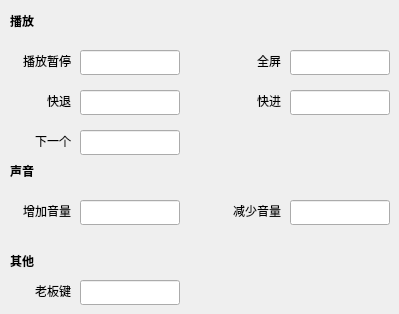
           <widget class="QWidget" name="page_6">
            <widget class="QLabel" name="label_68">
             <property name="geometry">
              <rect>
               <x>10</x>
               <y>10</y>
               <width>40</width>
               <height>21</height>
              </rect>
             </property>
             <property name="font">
              <font>
               <weight>75</weight>
               <bold>true</bold>
              </font>
             </property>
             <property name="text">
              <string>播放</string>
             </property>
            </widget>
            <widget class="QLabel" name="label_69">
             <property name="geometry">
              <rect>
               <x>10</x>
               <y>160</y>
               <width>40</width>
               <height>21</height>
              </rect>
             </property>
             <property name="font">
              <font>
               <weight>75</weight>
               <bold>true</bold>
              </font>
             </property>
             <property name="text">
              <string>声音</string>
             </property>
            </widget>
            <widget class="QLabel" name="label_70">
             <property name="geometry">
              <rect>
               <x>10</x>
               <y>250</y>
               <width>40</width>
               <height>21</height>
              </rect>
             </property>
             <property name="font">
              <font>
               <weight>75</weight>
               <bold>true</bold>
              </font>
             </property>
             <property name="text">
              <string>其他</string>
             </property>
            </widget>
            <widget class="QLabel" name="label_71">
             <property name="geometry">
              <rect>
               <x>20</x>
               <y>50</y>
               <width>51</width>
               <height>21</height>
              </rect>
             </property>
             <property name="text">
              <string>播放暂停</string>
             </property>
             <property name="alignment">
              <set>Qt::AlignRight|Qt::AlignTrailing|Qt::AlignVCenter</set>
             </property>
            </widget>
            <widget class="QLineEdit" name="lineEdit_pauseplayer">
             <property name="geometry">
              <rect>
               <x>80</x>
               <y>50</y>
               <width>100</width>
               <height>25</height>
              </rect>
             </property>
            </widget>
            <widget class="QLabel" name="label_72">
             <property name="geometry">
              <rect>
               <x>230</x>
               <y>50</y>
               <width>51</width>
               <height>21</height>
              </rect>
             </property>
             <property name="text">
              <string>全屏</string>
             </property>
             <property name="alignment">
              <set>Qt::AlignRight|Qt::AlignTrailing|Qt::AlignVCenter</set>
             </property>
            </widget>
            <widget class="QLineEdit" name="lineEdit_fullgreen">
             <property name="geometry">
              <rect>
               <x>290</x>
               <y>50</y>
               <width>100</width>
               <height>25</height>
              </rect>
             </property>
            </widget>
            <widget class="QLabel" name="label_73">
             <property name="geometry">
              <rect>
               <x>20</x>
               <y>90</y>
               <width>51</width>
               <height>21</height>
              </rect>
             </property>
             <property name="text">
              <string>快退</string>
             </property>
             <property name="alignment">
              <set>Qt::AlignRight|Qt::AlignTrailing|Qt::AlignVCenter</set>
             </property>
            </widget>
            <widget class="QLineEdit" name="lineEdit_fastreverse">
             <property name="geometry">
              <rect>
               <x>80</x>
               <y>90</y>
               <width>100</width>
               <height>25</height>
              </rect>
             </property>
            </widget>
            <widget class="QLabel" name="label_74">
             <property name="geometry">
              <rect>
               <x>230</x>
               <y>90</y>
               <width>51</width>
               <height>21</height>
              </rect>
             </property>
             <property name="text">
              <string>快进</string>
             </property>
             <property name="alignment">
              <set>Qt::AlignRight|Qt::AlignTrailing|Qt::AlignVCenter</set>
             </property>
            </widget>
            <widget class="QLineEdit" name="lineEdit_fastforward">
             <property name="geometry">
              <rect>
               <x>290</x>
               <y>90</y>
               <width>100</width>
               <height>25</height>
              </rect>
             </property>
            </widget>
            <widget class="QLabel" name="label_75">
             <property name="geometry">
              <rect>
               <x>20</x>
               <y>130</y>
               <width>51</width>
               <height>21</height>
              </rect>
             </property>
             <property name="text">
              <string>下一个</string>
             </property>
             <property name="alignment">
              <set>Qt::AlignRight|Qt::AlignTrailing|Qt::AlignVCenter</set>
             </property>
            </widget>
            <widget class="QLineEdit" name="lineEdit_next">
             <property name="geometry">
              <rect>
               <x>80</x>
               <y>130</y>
               <width>100</width>
               <height>25</height>
              </rect>
             </property>
            </widget>
            <widget class="QLabel" name="label_76">
             <property name="geometry">
              <rect>
               <x>20</x>
               <y>200</y>
               <width>51</width>
               <height>21</height>
              </rect>
             </property>
             <property name="text">
              <string>增加音量</string>
             </property>
             <property name="alignment">
              <set>Qt::AlignRight|Qt::AlignTrailing|Qt::AlignVCenter</set>
             </property>
            </widget>
            <widget class="QLineEdit" name="lineEdit_volumeup">
             <property name="geometry">
              <rect>
               <x>80</x>
               <y>200</y>
               <width>100</width>
               <height>25</height>
              </rect>
             </property>
             <property name="text">
              <string/>
             </property>
            </widget>
            <widget class="QLabel" name="label_77">
             <property name="geometry">
              <rect>
               <x>230</x>
               <y>200</y>
               <width>51</width>
               <height>21</height>
              </rect>
             </property>
             <property name="text">
              <string>减少音量</string>
             </property>
             <property name="alignment">
              <set>Qt::AlignRight|Qt::AlignTrailing|Qt::AlignVCenter</set>
             </property>
            </widget>
            <widget class="QLineEdit" name="lineEdit_volumedown">
             <property name="geometry">
              <rect>
               <x>290</x>
               <y>200</y>
               <width>100</width>
               <height>25</height>
              </rect>
             </property>
             <property name="text">
              <string/>
             </property>
            </widget>
            <widget class="QLabel" name="label_78">
             <property name="geometry">
              <rect>
               <x>20</x>
               <y>280</y>
               <width>51</width>
               <height>21</height>
              </rect>
             </property>
             <property name="text">
              <string>老板键</string>
             </property>
             <property name="alignment">
              <set>Qt::AlignRight|Qt::AlignTrailing|Qt::AlignVCenter</set>
             </property>
            </widget>
            <widget class="QLineEdit" name="lineEdit_oldkey">
             <property name="geometry">
              <rect>
               <x>80</x>
               <y>280</y>
               <width>100</width>
               <height>25</height>
              </rect>
             </property>
             <property name="text">
              <string/>
             </property>
            </widget>
           </widget>
